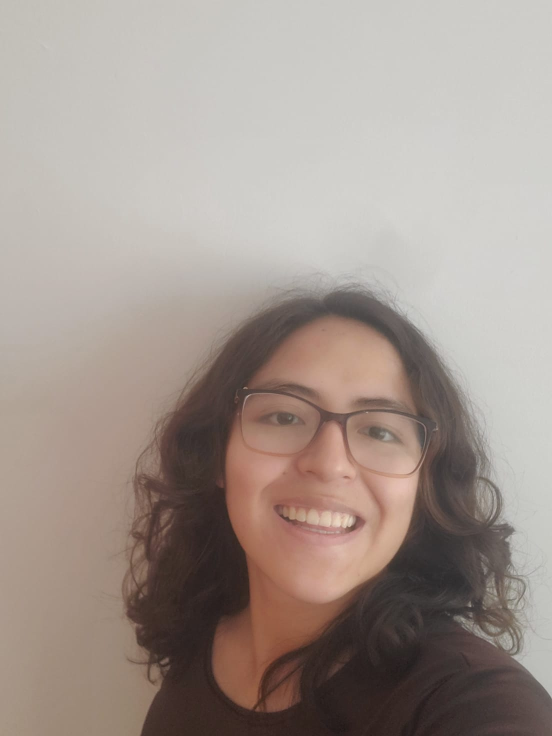
#> input picture backend2/fotos de chicos 100 M 2025/Abigail Ballesteros - San Ignacio.jpeg, 1104 x 1472 px, given in place of the camera (shown at 1/2 size)
$ python -i registerFace.py   (imports and definitions only)
#> lines starting #> are read from the running program, lines starting #| are printed output that depends on the picture
#> further down, picture is the input picture: shape (1472, 1104, 3); mean B, G, R 142.9, 150.3, 162.6
import os
import numpy as np
import cv2
import pickle
import mediapipe as mp

def iou(boxA, boxB):
    # Compute intersection over union between two bounding boxes (x, y, w, h)
    xA = max(boxA[0], boxB[0])
    yA = max(boxA[1], boxB[1])
    xB = min(boxA[0] + boxA[2], boxB[0] + boxB[2])
    yB = min(boxA[1] + boxA[3], boxB[1] + boxB[3])
    inter_area = max(0, xB - xA) * max(0, yB - yA)
    boxA_area = boxA[2] * boxA[3]
    boxB_area = boxB[2] * boxB[3]
    iou_value = inter_area / (boxA_area + boxB_area - inter_area) if (boxA_area + boxB_area - inter_area) > 0 else 0
    return iou_value

def preprocess_face(face_img, size=(100, 100)):
#> called with size = (100, 100)
    gray = cv2.cvtColor(face_img, cv2.COLOR_BGR2GRAY)
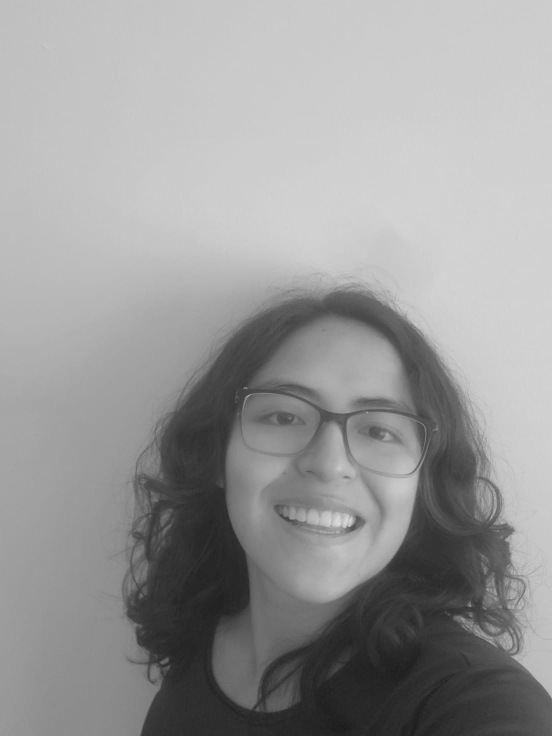
#> gray: shape (1472, 1104) (shown at 1/2 size); min 24, max 220, mean 153.2
    gray = cv2.equalizeHist(gray)
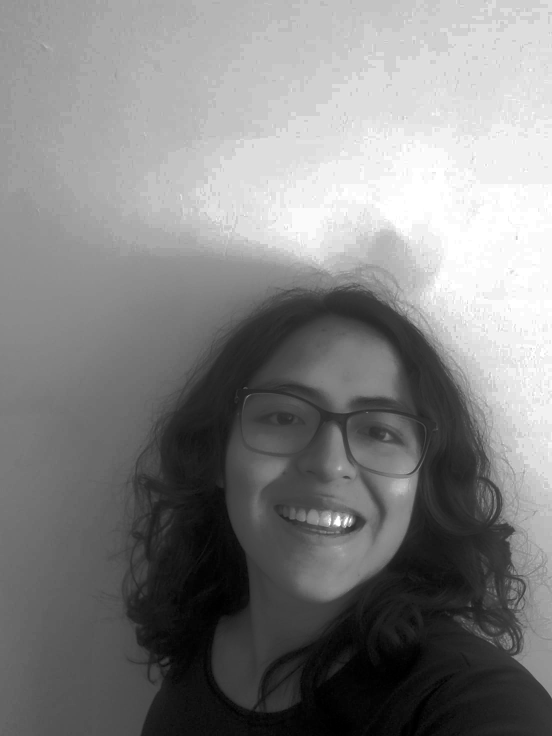
#> gray: shape (1472, 1104) (shown at 1/2 size); min 0, max 255, mean 129.2
    resized = cv2.resize(gray, size)
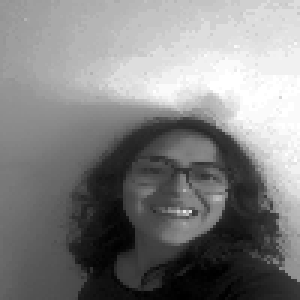
#> resized: shape (100, 100) (shown 3 times larger); min 0, max 255, mean 129.2
    normalized = resized.astype("float32") / 255.0
    return normalized.flatten()

def augment_face(face):
    """Return list of augmented faces (preprocessed)."""
    augmentations = []
    # Original
    augmentations.append(preprocess_face(face))
    # Rotate +10 degrees (simulate head tilt right)
    center = (face.shape[1] // 2, face.shape[0] // 2)
    M = cv2.getRotationMatrix2D(center, 10, 1.0)
    rot1 = cv2.warpAffine(face, M, (face.shape[1], face.shape[0]))
    augmentations.append(preprocess_face(rot1))
    # Rotate -10 degrees (simulate head tilt left)
    M = cv2.getRotationMatrix2D(center, -10, 1.0)
    rot2 = cv2.warpAffine(face, M, (face.shape[1], face.shape[0]))
    augmentations.append(preprocess_face(rot2))
    # Horizontal flip (simulate mirror image for facial symmetry)
    flipped = cv2.flip(face, 1)
    augmentations.append(preprocess_face(flipped))
    # Increase brightness (handle varying lighting conditions)
    bright = cv2.convertScaleAbs(face, alpha=1.0, beta=20)
    augmentations.append(preprocess_face(bright))
    # Decrease brightness (handle darker conditions)
    dark = cv2.convertScaleAbs(face, alpha=1.0, beta=-20)
    augmentations.append(preprocess_face(dark))
    # Blurred (handle slight motion blur)
    blurred = cv2.GaussianBlur(face, (5, 5), 0)
    augmentations.append(preprocess_face(blurred))
    return augmentations

def list_available_cameras(max_test=10):
    print("Buscando cámaras disponibles...")
    available_cameras = []
    for i in range(max_test):
        cap = cv2.VideoCapture(i)
        if cap.isOpened():
            ret, _ = cap.read()
            if ret:
                available_cameras.append(i)
            cap.release()
    return available_cameras

# List available cameras and prompt user to select one
available_cameras = list_available_cameras()
# [9 lines not run here, left out]

face_data = []
names = []
# [1 line not run here, left out]
mp_face_detection = mp.solutions.face_detection
# [1 line that did not run here, left out]

# [1 line not run here, left out]
ret = True

captured_count = 0
max_captures = 10  # Ajustable: número máximo de capturas raw
tracked_bbox = None
iou_threshold = 0.5

# [89 lines not run here, left out]

>>> import cv2
>>> picture = cv2.imread('../../backend2/fotos de chicos 100 M 2025/Abigail Ballesteros - San Ignacio.jpeg')
>>> result = preprocess_face(picture)
#> result = 10000 values, max 1 at index 2375, min 0 at index 9072, mean 0.507
